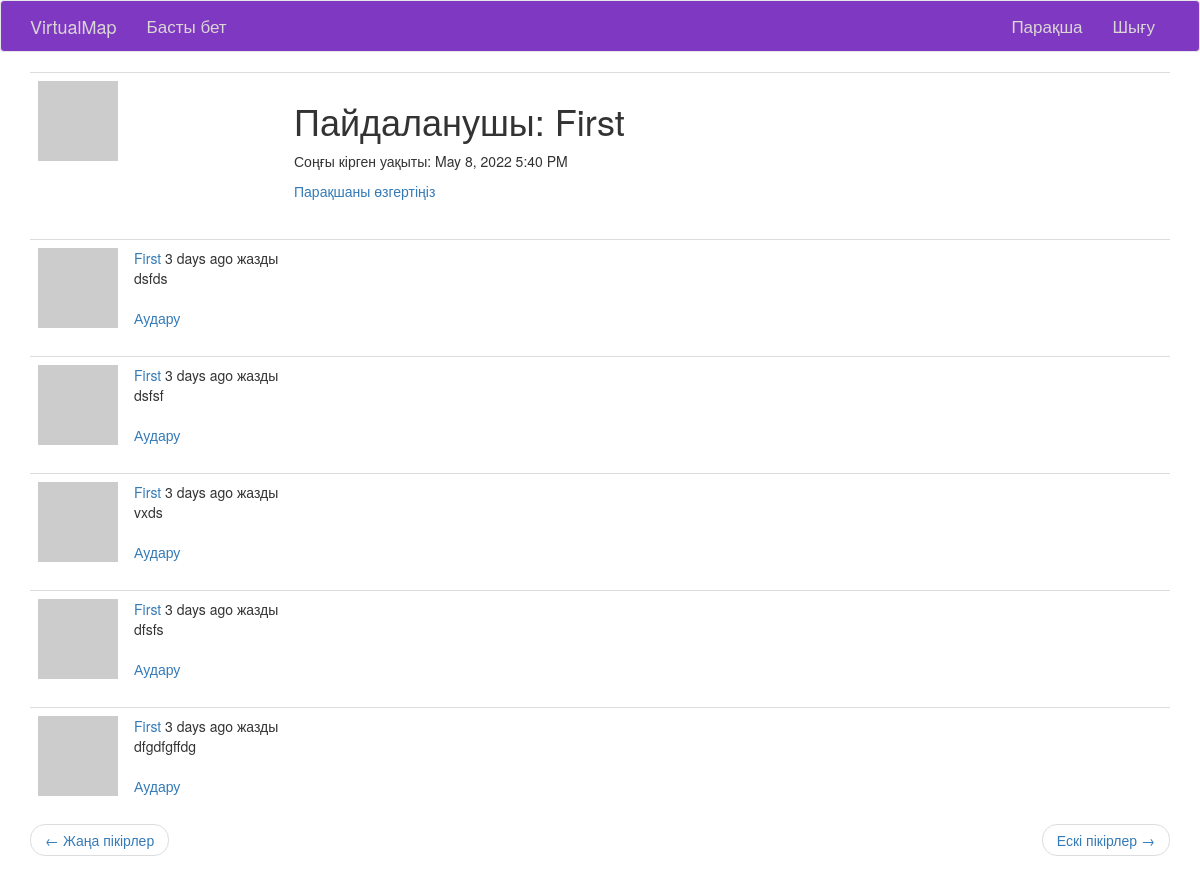
Screenshot of /user/First?page=2 (signed in) with the database file from the repository.
### app/models.py (models this page shows, shortened)
class User(UserMixin, db.Model):
    id = db.Column(db.Integer, primary_key=True)
    username = db.Column(db.String(64), index=True, unique=True)
    email = db.Column(db.String(120), index=True, unique=True)
    password_hash = db.Column(db.String(128))
    posts = db.relationship('Post', backref='author', lazy='dynamic')
    about_me = db.Column(db.String(140))
    last_seen = db.Column(db.DateTime, default=datetime.utcnow)
    def avatar(self, size):
        digest = md5(self.email.lower().encode('utf-8')).hexdigest()
        return 'https://www.gravatar.com/avatar/{}?d=identicon&s={}'.format(
            digest, size)

class Post(db.Model):
    id = db.Column(db.Integer, primary_key=True)
    body = db.Column(db.String(140))
    timestamp = db.Column(db.DateTime, index=True, default=datetime.utcnow)
    user_id = db.Column(db.Integer, db.ForeignKey('user.id'))
    area_id = db.Column(db.Integer, db.ForeignKey('area.id'))
    language = db.Column(db.String(5))

### app/main/routes.py (the view)
@blueprint.route('/user/<username>')
@login_required
def user(username):
    user = db.session.query(User).filter(User.username == username).first_or_404()
    page = request.args.get('page', 1, type=int)
    posts = user.posts.order_by(Post.timestamp.desc()).paginate(
        page, current_app.config['POSTS_PER_PAGE'], False)
    next_url = url_for('main.user', username=user.username, page=posts.next_num) \
        if posts.has_next else None
    prev_url = url_for('main.user', username=user.username, page=posts.prev_num) \
        if posts.has_prev else None
    params = {
        "user": user,
        "posts": posts.items,
        'next_url': next_url,
        'prev_url': prev_url
    }
    return render_template('main/user.html', **params)

### app/main/routes.py (called while the page is built)
@blueprint.before_request
def before_request():
    if current_user.is_authenticated:
        current_user.last_seen = datetime.utcnow()
        db.session.commit()
    g.locale = str(get_locale())

### app/models.py (called while the page is built)
@login.user_loader
def load_user(id):
    return User.query.get(int(id))

### app/main/templates/main/user.html (shortened to what this page needs)
{% extends "base.html" %}
{% block app_content %}
    <table class="table table-hover">
        <tr>
            <td width="256px"><img src="{{ user.avatar(256) }}"></td>
            <td>
                <h1>{{ _('Пайдаланушы') }}: {{ user.username }}</h1>
                {% if user.last_seen %}
                <p>{{ _('Соңғы кірген уақыты') }}: {{ moment(user.last_seen).format('LLL') }}</p>
                {% endif %}
                {% if user == current_user %}
                <p><a href="{{ url_for('main.edit_profile') }}">{{ _('Парақшаны өзгертіңіз') }}</a></p>
                {% endif %}
            </td>
        </tr>
    </table>
    {% for post in posts %}
        {% include 'main/_post.html' %}
    {% endfor %}
    {% include 'main/_post_navigation.html' %}
{% endblock %}

### app/main/templates/main/_post.html (shortened to what this page needs)
<table class="table table-hover">
    <tr>
        <td width="70px">
            <a href="{{ url_for('main.user', username=post.author.username) }}">
                <img src="{{ post.author.avatar(70) }}" />
            </a>
        </td>
        <td>
            {{ _('%(username)s %(when)s жазды',
                username=user_link, when=moment(post.timestamp).fromNow()) }}
            <br>
            <span id="post{{ post.id }}">{{ post.body }}</span>
            {% if post.language and post.language != g.locale %}
            <br><br>
            <span id="translation{{ post.id }}">
                <a href="javascript:translate(
                            '#post{{ post.id }}',
                            '#translation{{ post.id }}',
                            '{{ post.language }}',
                            '{{ g.locale }}');">{{ _('Аудару') }}</a>
            </span>
            {% endif %}
        </td>
    </tr>
</table>

### rows the page displays
User: username "First", last_seen "May 8, 2022 5:40 PM"
Post: body "dsfds"
Post: body "dsfsf"
Post: body "vxds"
Post: body "dfsfs"
Post: body "dfgdfgffdg"
